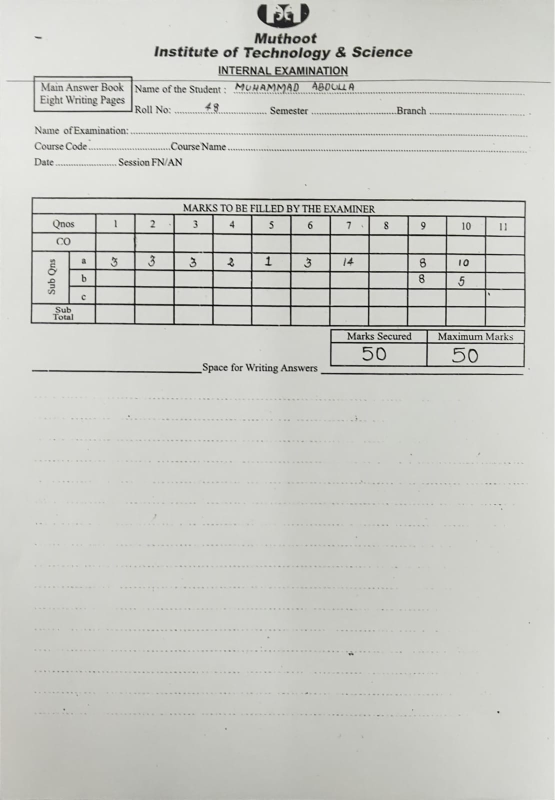
#> input picture backend/data/samples/abdu.jpeg, 1110 x 1600 px (shown at 1/2 size)
$ python -i image_preprocessing.py   (imports and definitions only)
#> lines starting #> are read from the running program, lines starting #| are printed output that depends on the picture; after the words box and inside, x2 and y2 are one past the last pixel; in counts of white or black regions, pixels touching at a corner belong together
import cv2
import numpy as np
import pytesseract
from pytesseract import Output
from PIL import Image

STANDARD_WIDTH = 1500

def standardize_image(image_path: str, debug=True):
#> called with image_path = '../../data/samples/abdu.jpeg', debug = True
    image = cv2.imread(image_path)
#> image is the input picture: shape (1600, 1110, 3); mean B, G, R 198.8, 204.1, 203.1
    if image is None:
        raise ValueError("Image not found or unable to read")
    h, w = image.shape[:2]
#> h = 1600; w = 1110
    scale = 1500 / w
#> scale = 1.35
    image = cv2.resize(image, (1500, int(h * scale)))
#> image: shape (2162, 1500, 3)
    gray = cv2.cvtColor(image, cv2.COLOR_BGR2GRAY)
    deskewed = deskew_image(gray)
    deskewed = cv2.resize(
        deskewed,
        None,
        fx=1.8,
        fy=1.8,
        interpolation=cv2.INTER_CUBIC
    )
    _, binary = cv2.threshold(
        deskewed,
        0,
        255,
        cv2.THRESH_BINARY + cv2.THRESH_OTSU
    )
    if np.mean(binary) < 127:
        binary = cv2.bitwise_not(binary)

    if debug:
        # Convert to PIL Image and display
        pil_image = Image.fromarray(binary)
        pil_image.show()

    return binary


def deskew_image(gray):
    thresh = cv2.threshold(
        gray, 0, 255,
        cv2.THRESH_BINARY_INV + cv2.THRESH_OTSU
    )[1]
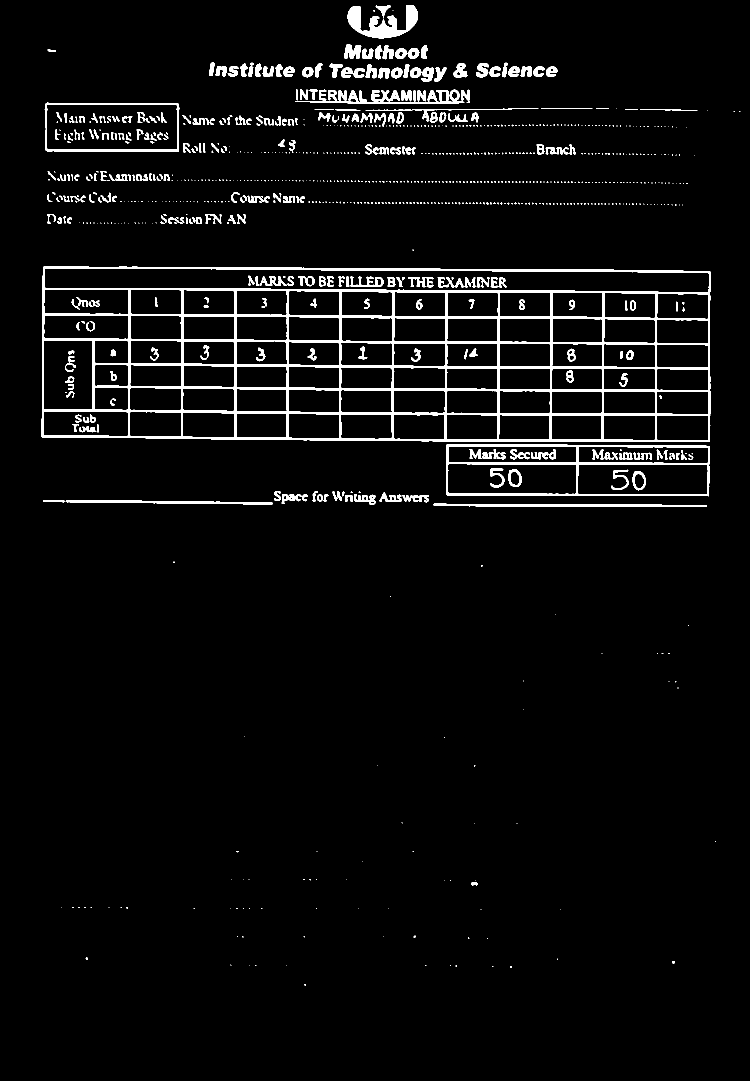
#> thresh: shape (2162, 1500) (shown at 1/2 size); 4.1% white; 944 white regions (631 under 20 px), largest, box (x1, y1, x2, y2) and area: (83, 533, 1421, 884) 63066, (892, 889, 1419, 993) 8056, (695, 10, 836, 77) 4274
    coords=np.column_stack(np.where(thresh > 0))
#> coords = 133914 pairs, first value 10 to 1971, second value 83 to 1480
    if len(coords)==0:
        print("No foreground detected")
        return gray

    angle = cv2.minAreaRect(coords)[-1]
#> angle = -0.69
    if angle<-45:
        angle=-(90 + angle)
    else:
        angle=-angle
#> angle = 0.69
    print(f"Detected skew angle: {angle:.2f}")
#| Detected skew angle: 0.69

    if abs(angle) < 1.0:
        print("Angle too small, skipping correction")
        return gray
    h, w = gray.shape
    M = cv2.getRotationMatrix2D((w // 2, h // 2), angle, 1.0)
    rotated = cv2.warpAffine(
        gray, M, (w, h),
        flags=cv2.INTER_CUBIC,
        borderMode=cv2.BORDER_REPLICATE
    )
    print("Skew correction applied")
    return rotated


def correct_orientation(image):
    try:
        osd = pytesseract.image_to_osd(image, output_type=Output.DICT)
        angle = osd["rotate"]

        print(f"Orientation angle detected: {angle}")

        if angle != 0:
            image = cv2.rotate(
                image,
                {
                    90: cv2.ROTATE_90_CLOCKWISE,
                    180: cv2.ROTATE_180,
                    270: cv2.ROTATE_90_COUNTERCLOCKWISE
                }[angle]
            )
    except:
        print("⚠ Orientation detection failed")

    return image

>>> result = standardize_image('../../data/samples/abdu.jpeg')
#> in standardize_image, `_, binary = cv2.threshold( deskewed, 0, 255, cv2.THRESH_BINARY + cv2.T..`:
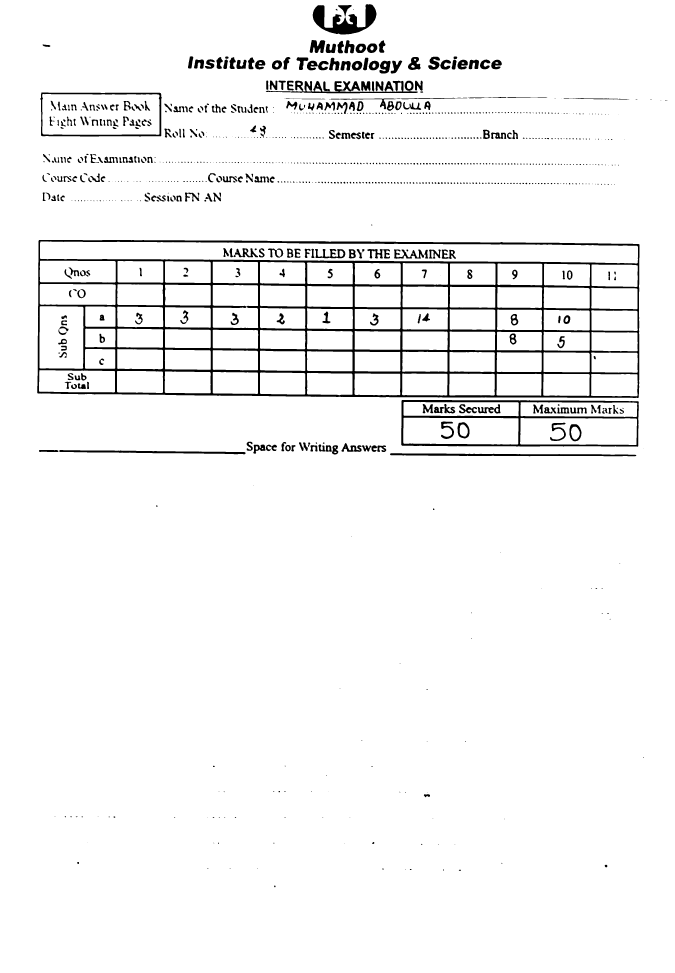
#> binary: shape (3892, 2700) (shown at 1/4 size); 95.9% white; 956 black regions (387 under 20 px), largest, box (x1, y1, x2, y2) and area: (149, 960, 2558, 1592) 202783, (1605, 1600, 2555, 1787) 25382, (1251, 17, 1506, 138) 13761

$ run again, on backend/data/samples/amal.jpeg
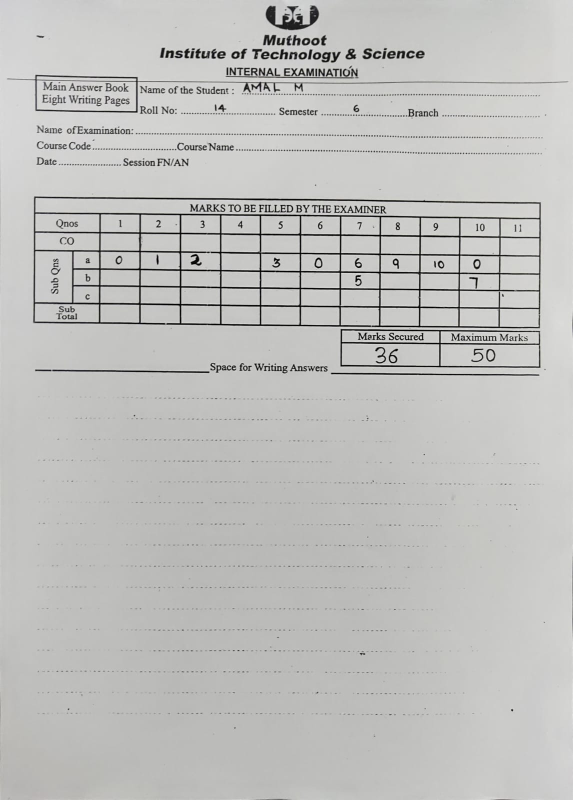
#> input picture backend/data/samples/amal.jpeg, 1146 x 1600 px (shown at 1/2 size)
#> in standardize_image, image is the input picture: shape (1600, 1146, 3); mean B, G, R 189.5, 191.4, 191.4
#> image: shape (2094, 1500, 3)
#> in deskew_image, `thresh = cv2.threshold( gray, 0, 255, cv2.THRESH_BINARY_INV + cv2.THRE..`:
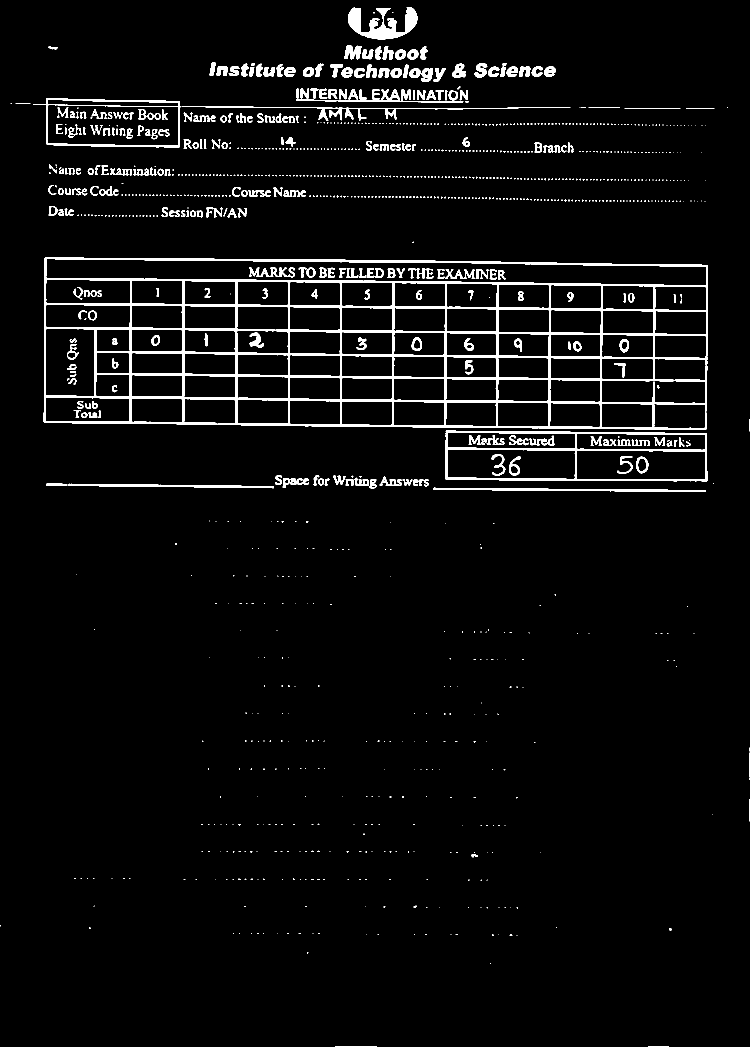
#> thresh: shape (2094, 1500) (shown at 1/2 size); 4.1% white; 1163 white regions (875 under 20 px), largest, box (x1, y1, x2, y2) and area: (87, 514, 1416, 859) 58296, (891, 861, 1415, 963) 7098, (696, 15, 835, 79) 4229
#> coords = 128906 pairs, first value 15 to 2093, second value 0 to 1499
#> in deskew_image, `angle = cv2.minAreaRect(coords)[-1]`: angle = -0.732
#> in deskew_image, `angle=-angle`: angle = 0.732
#| Detected skew angle: 0.73
#> in standardize_image, `_, binary = cv2.threshold( deskewed, 0, 255, cv2.THRESH_BINARY + cv2.T..`:
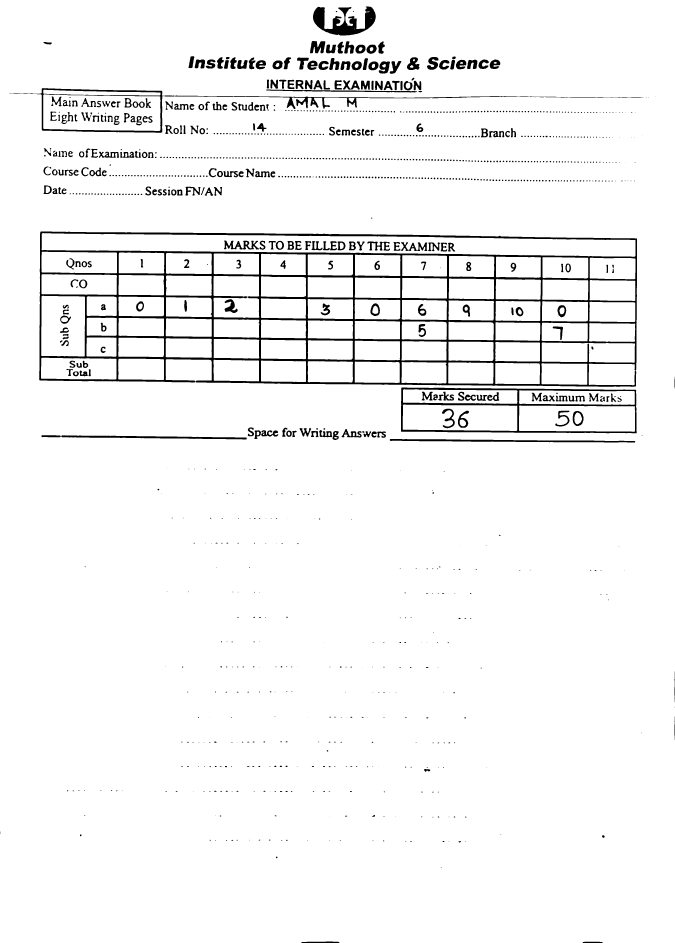
#> binary: shape (3769, 2700) (shown at 1/4 size); 95.9% white; 1180 black regions (409 under 20 px), largest, box (x1, y1, x2, y2) and area: (157, 926, 2548, 1547) 188684, (1604, 1550, 2547, 1733) 23020, (37, 353, 2574, 531) 18050
